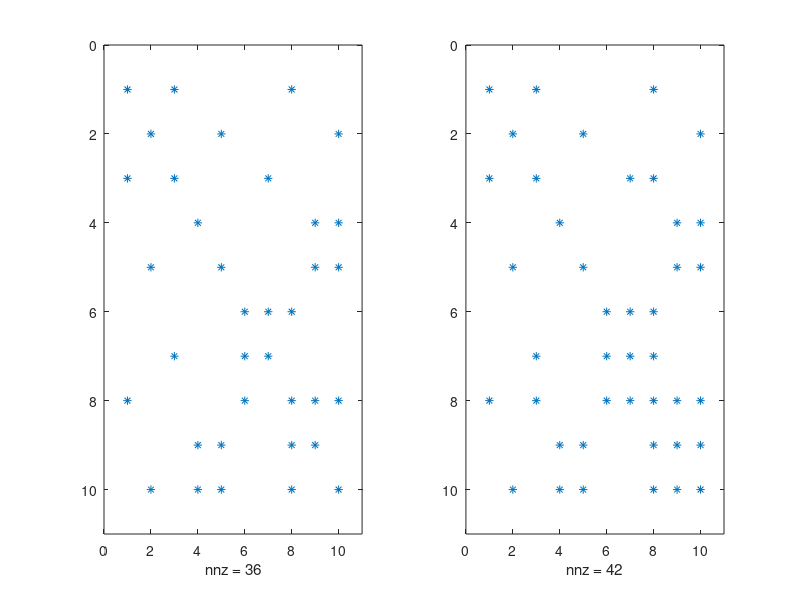

This chart was generated by the following MATLAB code:
function chol_example
%CHOL_EXAMPLE simple Cholesky factorization example
% Example
%   chol_example
% See also: testall

%   Copyright 2006-2007, Timothy A. Davis.
%   http://www.cise.ufl.edu/research/sparse


D = 10 ;
X = 1 ;
o = 0 ;

A = sparse ([
D o X o o o o X o o
o D o o X o o o o X
X o D o o o X o o o
o o o D o o o o X X
o X o o D o o o X X
o o o o o D X X o o
o o X o o X D o o o
X o o o o X o D X X
o o o X X o o X D o
o X o X X o o X o D ]) ;

disp ('A = ') ; disp (A) ;

L = chol(A)' ;

disp ('L = ') ; disp (L) ;

clf
subplot (1,2,1) ; spy (A) ;
subplot (1,2,2) ; spy (L+L') ;
